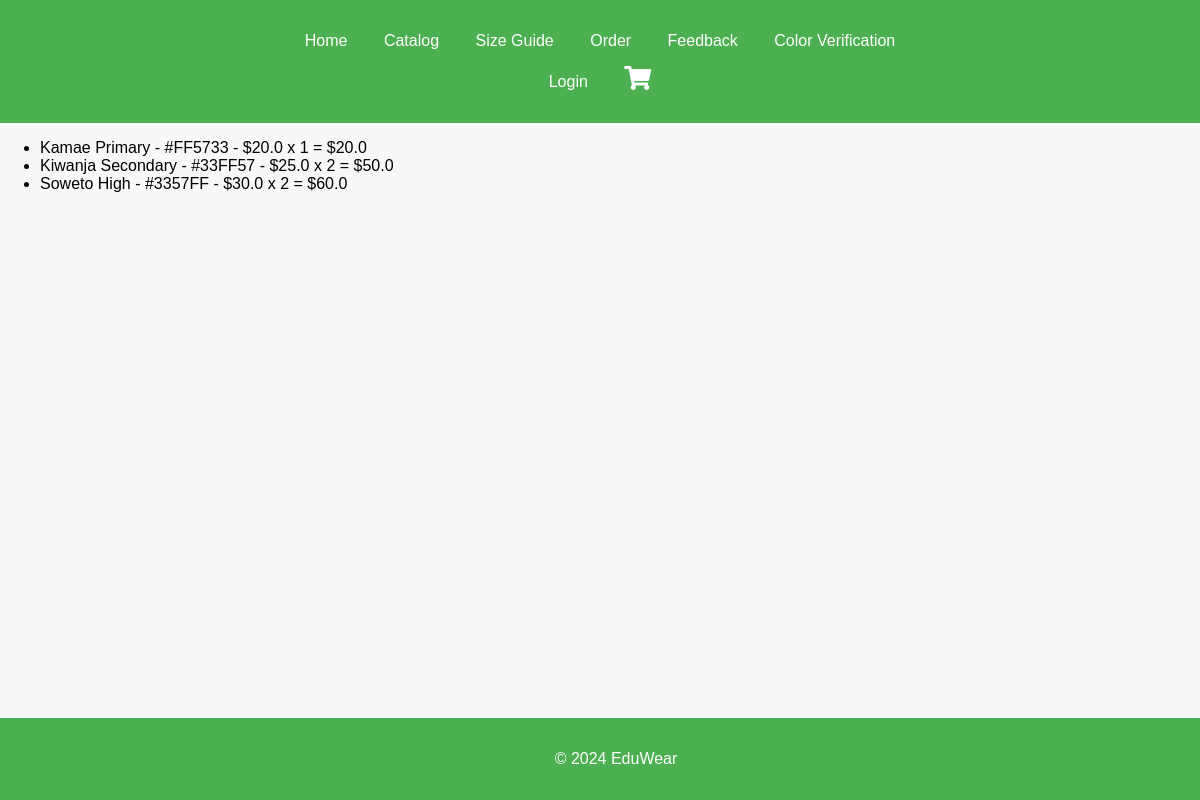
/order (signed in), run on the app's committed database.
### app/models.py (models this page shows, shortened)
class Order(db.Model):
    id = db.Column(db.Integer, primary_key=True)
    user_id = db.Column(db.Integer, db.ForeignKey('user.id'), nullable=False)
    uniform_id = db.Column(db.Integer, db.ForeignKey('uniform.id'), nullable=False)
    quantity = db.Column(db.Integer, nullable=False)
    total_price = db.Column(db.Float, nullable=False)
    status = db.Column(db.String(20), default='Pending')
    uniform = db.relationship('Uniform', backref='orders')

class Uniform(db.Model):
    __tablename__ = 'uniform'
    id = db.Column(db.Integer, primary_key=True)
    school_name = db.Column(db.String(100), nullable=False)
    size = db.Column(db.String(50), nullable=False)
    color_code = db.Column(db.String(7), nullable=False)
    price = db.Column(db.Float, nullable=False)
    photo_url = db.Column(db.String(200), nullable=True)

### app/routes.py (the view, shortened to what this page needs)
@app.route('/order', methods=['GET', 'POST'])
@login_required
def order():
    user_id = current_user.id
    orders = Order.query.filter_by(user_id=user_id).all()
    return render_template('order.html', orders=orders)

### app/routes.py (called while the page is built)
@login_manager.user_loader
def load_user(user_id):
    return User.query.get(int(user_id))

### app/templates/order.html
{% extends 'layout.html' %}
{% block content %}
{% if orders %}
    <ul>
        {% for order in orders %}
        <li>
            {{ order.uniform.school_name }} - {{ order.uniform.color_code }} - ${{ order.uniform.price }} x {{ order.quantity }}
            = ${{ order.total_price }}
        </li>
        {% endfor %}
    </ul>
{% else %}
    <p>You have no orders.</p>
{% endif %}
{% endblock %}

### app/templates/layout.html (shortened to what this page needs)
<!DOCTYPE html>
<html lang="en">
<head>
    <link rel="stylesheet" href="{{ url_for('static', filename='css/styles.css') }}">
    <link rel="stylesheet" href="https://cdnjs.cloudflare.com/ajax/libs/font-awesome/5.15.3/css/all.min.css">
    {% block head %}
        <link rel="stylesheet" type="text/css" href="{{ url_for('static', filename='css/catalog.css') }}">
	<link rel="stylesheet" type="text/css" href="{{ url_for('static', filename='css/cart.css') }}">
    {% endblock %}
</head>
<body>
    <header>
        <nav>
            <ul class="nav-left">
                <li><a href="{{ url_for('index') }}">Home</a></li>
                <li><a href="{{ url_for('catalog') }}">Catalog</a></li>
                <li><a href="{{ url_for('size_guide') }}">Size Guide</a></li>
                <li><a href="{{ url_for('order') }}">Order</a></li>
                <li><a href="{{ url_for('feedback') }}">Feedback</a></li>
                <li><a href="{{ url_for('color_verification') }}">Color Verification</a></li>
                </ul>
		<ul class="nav-right">
                {% if session.get('user') %}
                <li><a href="{{ url_for('logout') }}">Logout</a></li>
                {% else %}
                <li><a href="{{ url_for('login') }}">Login</a></li>
                {% endif %}
                <li class="cart-link">
                    <a href="{{ url_for('cart') }}">
                        <i class="fas fa-shopping-cart"></i>
                    </a>
                </li>
            </ul>
        </nav>
    </header>
    <main>
        {% block content %}{% endblock %}
    </main>
    <footer>
        <p>&copy; 2024 EduWear</p>
    </footer>
</body>
</html>

### app/static/css/styles.css (style rules this page uses)
body { font-family: Arial, sans-serif; background-color: #f8f8f8; margin: 0; padding: 0; }
header { background-color: #4CAF50; padding: 1em; text-align: center; }
header nav ul { list-style: none; padding: 0; }
header nav ul li { display: inline; margin: 0 1em; }
header nav ul li a { color: white; text-decoration: none; }
footer { background-color: #4CAF50; color: white; text-align: center; padding: 1em; position: fixed; width: 100%; bottom: 0; }

### app/static/css/catalog.css (style rules this page uses)
body { font-family: Arial, sans-serif; }

### app/static/css/cart.css (style rules this page uses)
.cart-link { position: relative; }
.cart-link .fas { font-size: 24px; }

### data on the page
Order: uniform.school_name "Kamae Primary", uniform.color_code "#FF5733", uniform.price "20.0", quantity "1", total_price "20.0"
Order: uniform.school_name "Kiwanja Secondary", uniform.color_code "#33FF57", uniform.price "25.0", quantity "2", total_price "50.0"
Order: uniform.school_name "Soweto High", uniform.color_code "#3357FF", uniform.price "30.0", quantity "2", total_price "60.0"
